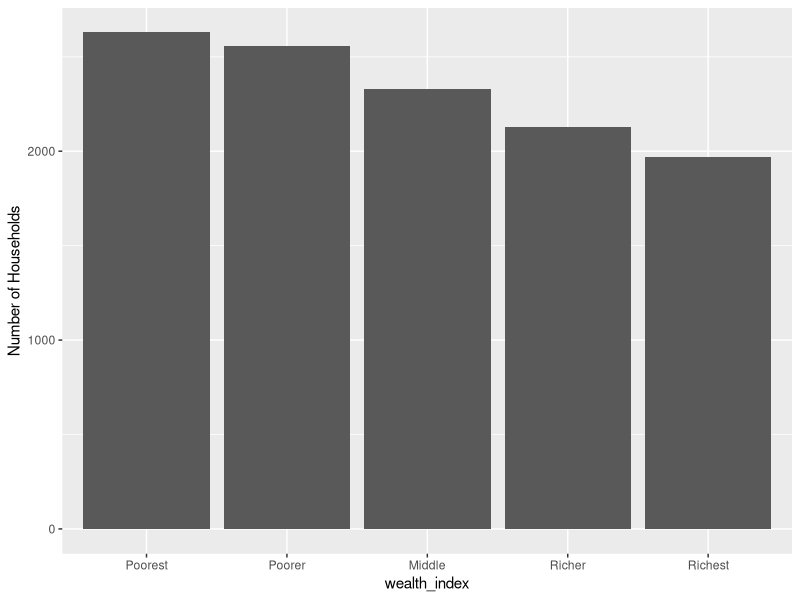
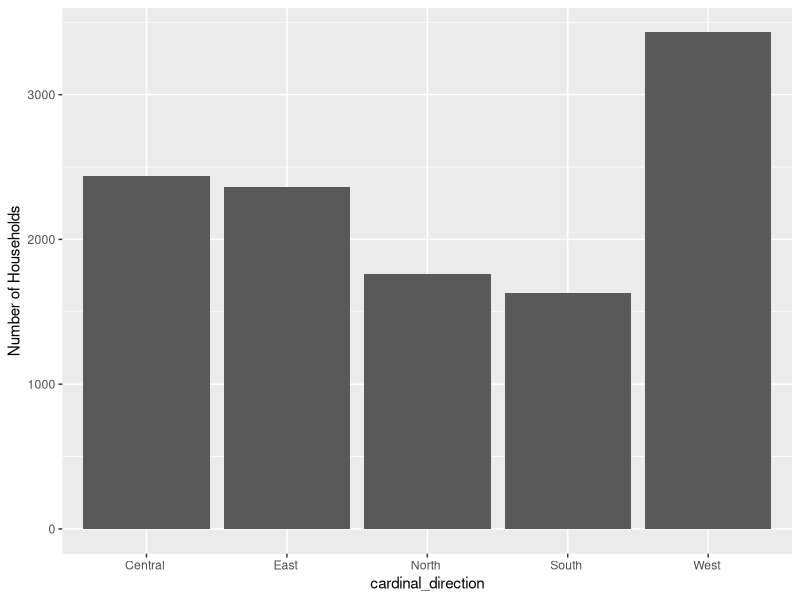
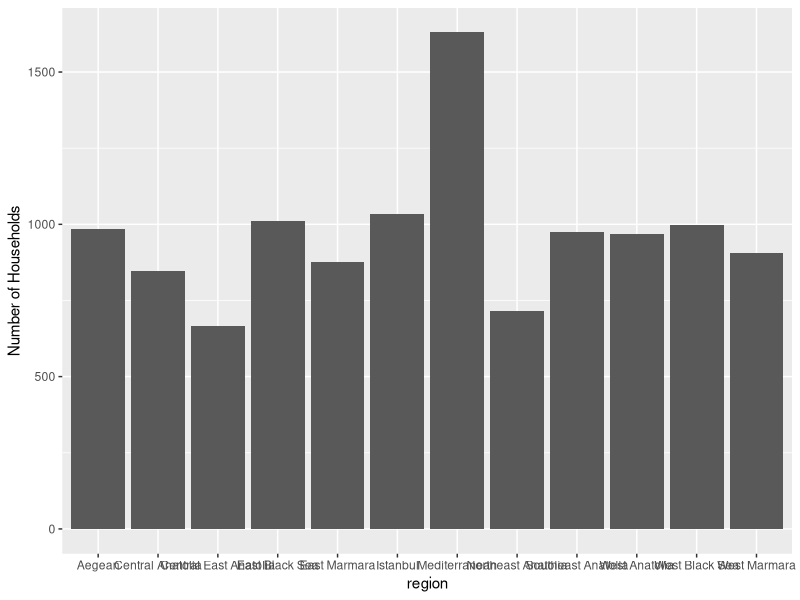
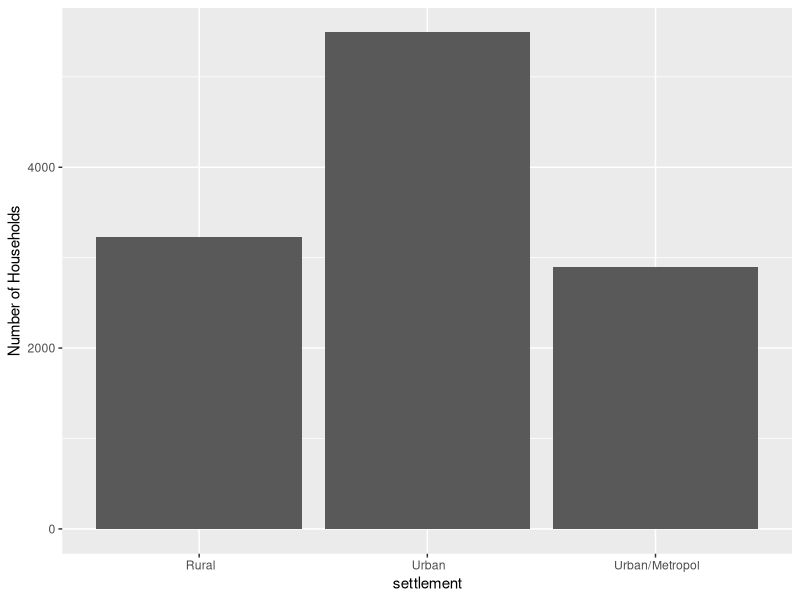
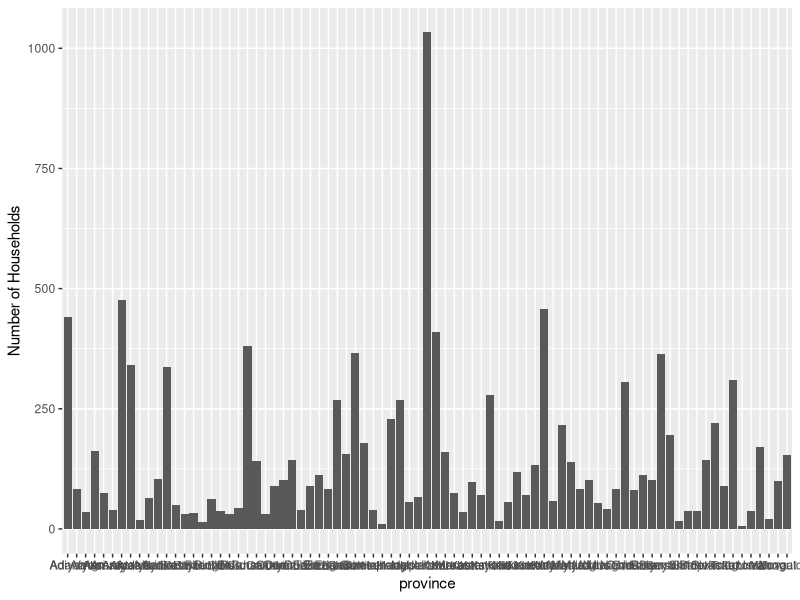
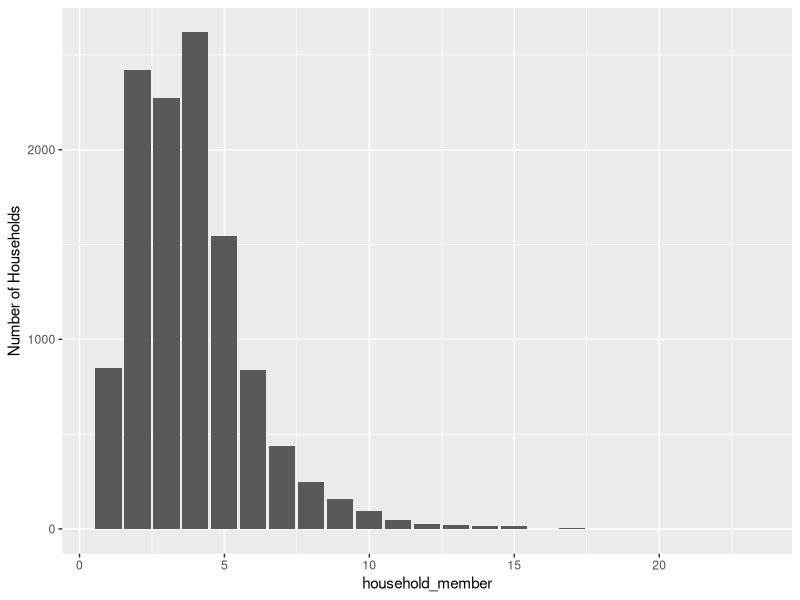
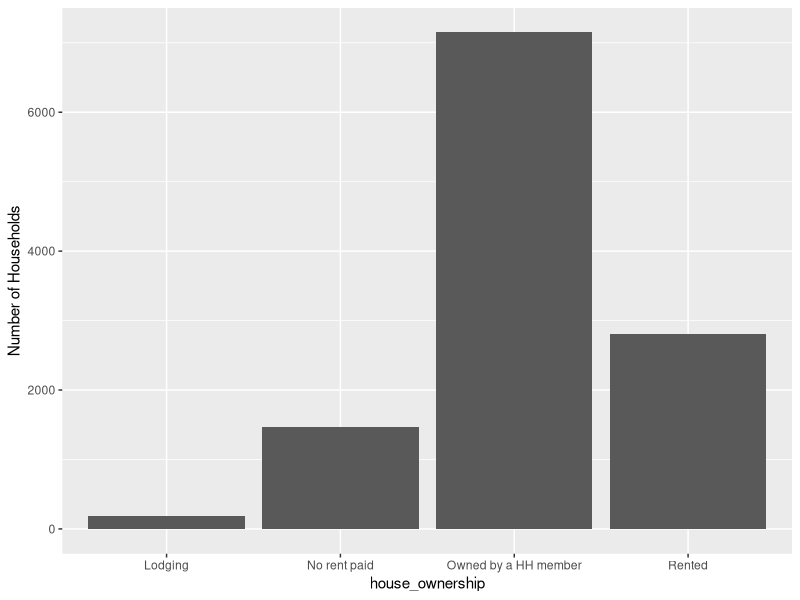
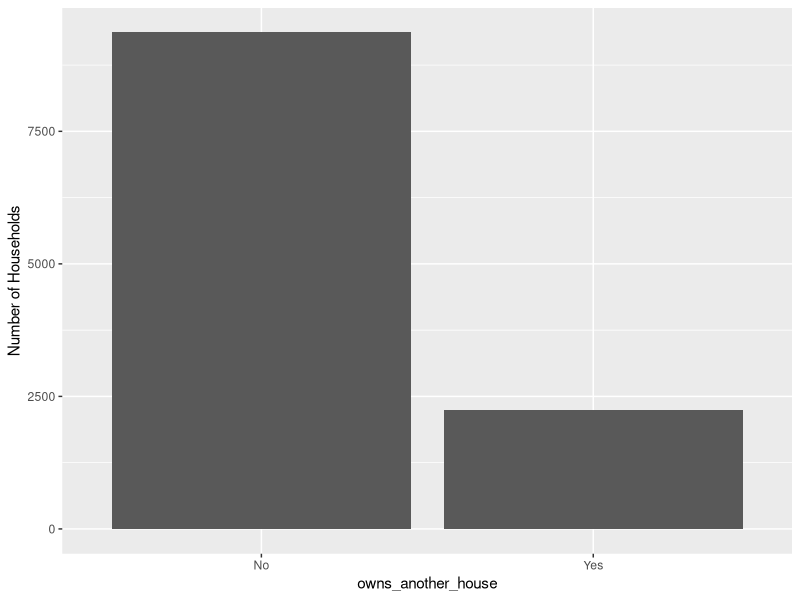

Reproduce these figures in R, in order.
## ---- chunk 1
library(readr)
library(tidyr)
library(ggplot2)
## ---- chunk 2
household <- read.table(file="household.csv", sep=";", header = TRUE, na.strings = c("" , " ","\t ", "Missing" ))

## ---- chunk 3
household <- household[, -1]  # drop case id
## ---- chunk 4
household <- household[-which(household$house_ownership == "Other"), ]
## ---- chunk 5
nrow(household)
## ---- chunk 6
sum(!complete.cases(household))
## ---- chunk 7
household <- na.omit(household)
## ---- chunk 8
nrow(household)
## ---- chunk 9
head(household$region_combined)

household <- separate(household, region_combined, c("cardinal_direction", "region", "settlement"), sep = '-')
household$cardinal_direction <- as.factor(household$cardinal_direction)
household$region <- as.factor(household$region)
household$settlement <- as.factor(household$settlement)

head(household[, 2:4])
## ---- chunk 10
# Refactor levels of wealth index
household$wealth_index <- factor(household$wealth_index, 
                                 levels = c("Poorest", "Poorer", "Middle", "Richer", "Richest"))
levels(household$wealth_index)
## ---- chunk 11
# Rate of related attributes
household$man_member_rate = (household$household_member - household$woman_member) / household$household_member
household$woman_member_rate = household$woman_member / household$household_member
household$child_member_rate = household$children_under_5 / household$household_member
household$bedroom_rate = household$bedroom_number / household$rooms_number

# Drop duplicated columns with rate values
household <- household[ , -which(names(household) %in% c("woman_member",  # woman_member_rate
                                                         "children_under_5", # children_member_rate
                                                         "bedroom_number"))]  # bedroom_rate
## ---- chunk 12
# Plot distribution of data
for(colnm in colnames(household)) {
  print(ggplot(household, aes_string(x = colnm)) +
          geom_bar() + ylab("Number of Households"))
}

